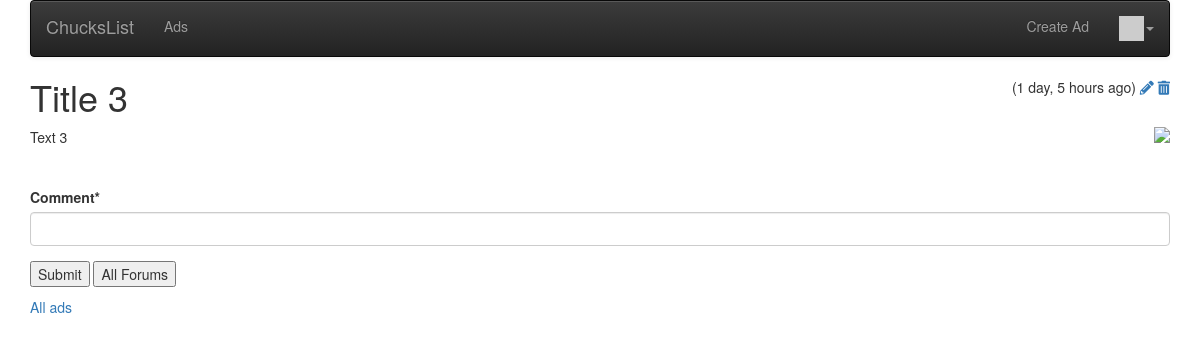
The page /ad/7 (signed in) on the database as committed earlier.
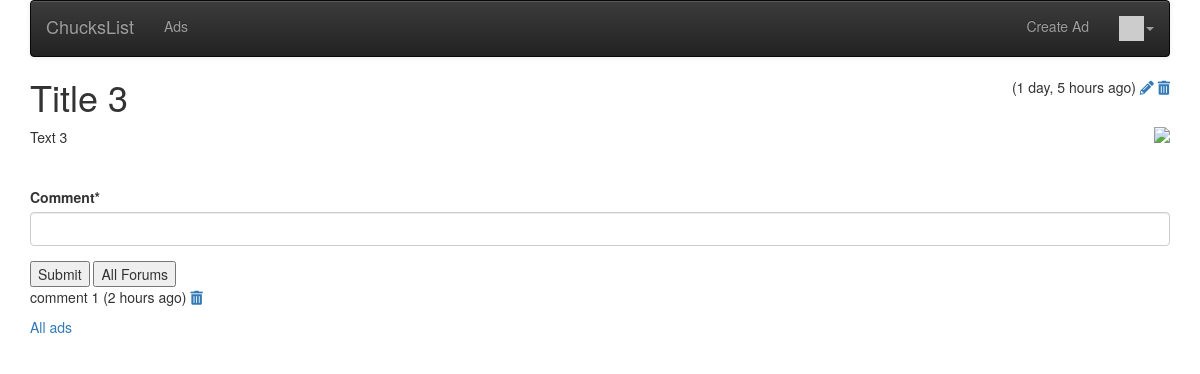
The same page on the database as committed later.
### ads/models.py (models this page shows, shortened)
class Comment(models.Model) :
    text = models.TextField(
        validators=[MinLengthValidator(3, "Comment must be greater than 3 characters")]
    )
    ad = models.ForeignKey(Ad, on_delete=models.CASCADE)
    owner = models.ForeignKey(settings.AUTH_USER_MODEL, on_delete=models.CASCADE)
    created_at = models.DateTimeField(auto_now_add=True)
    updated_at = models.DateTimeField(auto_now=True)

### ads/views.py (the view)
# urls.py: path('ad/<int:pk>', views.AdDetailView.as_view(), name='ad_detail'),
class AdDetailView(OwnerDetailView):
    model = Ad
    template_name = "ads/ad_detail.html"
    def get(self, request, pk) :
        x = Ad.objects.get(id=pk)
        comments = Comment.objects.filter(ad=x).order_by('-updated_at')
        comment_form = CommentForm()
        context = {'ad': x, 'comments': comments, 'comment_form': comment_form}
        return render(request, self.template_name, context)

### ads/forms.py
class CommentForm(forms.Form):
    comment = forms.CharField(required=True, max_length=500, min_length=3, strip=True)

### home/context_processors.py (called while the page is built)
def settings(request):
    return {
        'settings': django_settings,
    }

### home/templatetags/app_tags.py (called while the page is built)
@register.filter(name='gravatar')
def gravatar(user, size=35):
    email = str(user.email.strip().lower()).encode('utf-8')
    email_hash = md5(email).hexdigest()
    url = "//www.gravatar.com/avatar/{0}?s={1}&d=identicon&r=PG"
    return url.format(email_hash, size)

### ads/templates/ads/ad_detail.html (shortened to what this page needs)
{% extends "base_menu.html" %}
{% load humanize %}
{% block content %}
<span style="float: right;">
({{ ad.updated_at|naturaltime }})
{% if ad.owner == user %}
<a href="{% url 'ads:ad_update' ad.id %}"><i class="fa fa-pencil"></i></a>
<a href="{% url 'ads:ad_delete' ad.id %}"><i class="fa fa-trash"></i></a>
{% endif %}
</span>
<h1>{{ ad.title }}</h1>
{% if ad.content_type %}
<img style="float:right; max-width:50%;" src="{% url 'ads:ad_picture' ad.id %}"
    onclick="document.getElementById('overlay').style.display = 'block';">
{% endif %}
<p>
{{ ad.text }}
</p>
<p>
{% if user.is_authenticated %}
<br clear="all"/>
<p>
{% load crispy_forms_tags %}
<form method="post" action="{% url 'ads:ad_comment_create' ad.id %}">
    {{ comment_form|crispy }}
<input type="submit" value="Submit">
<input type="submit" value="All Forums" onclick="window.location.href='{% url 'ads:all' %}';return false;">
</form>
{% endif %}
{% for comment in comments %}
<p> {{ comment.text }}
({{ comment.updated_at|naturaltime }})
{% if user == comment.owner %}
<a href="{% url 'ads:ad_comment_delete' comment.id %}"><i class="fa fa-trash"></i></a>
{% endif %}
</p>
{% endfor %}
</p>
<p>
<a href="{% url 'ads:all' %}">All ads</a>
</p>
{% endblock %}

Rows that differ between the two databases and show on the page:
added Comment: text "comment 1", updated_at "2 hours ago"
